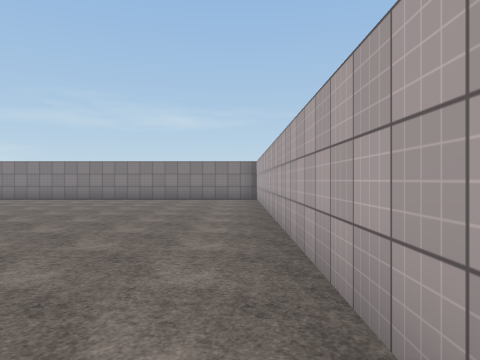
view 1 (above)

24 first-person views from a walk through a 3-D level made in the Unity game engine. The camera is 1.5 m above the floor, looks level and sees 70° across. The floor is counted in squares, 2 m on a side. Each view is taken from the middle of a square. On the plan, view 1 faces up. The plan holds only what a view shows up to about 11 squares ahead; the rest is blank. The place goes on beyond the plan. Some surface patterns are stand-ins.

view 2
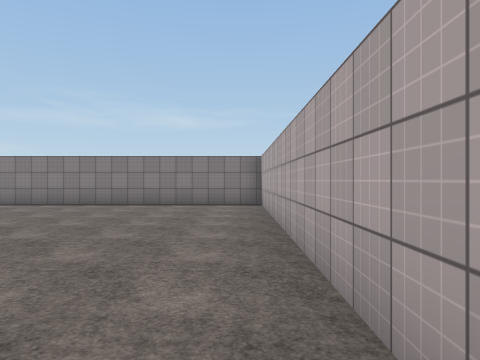

view 3
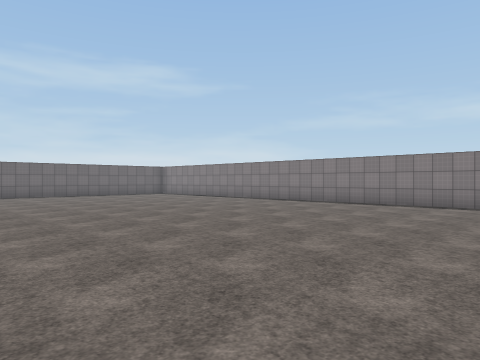

view 4
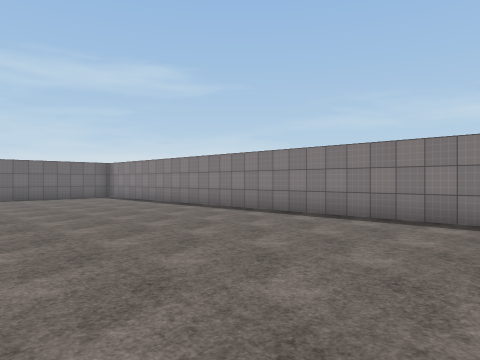

view 5
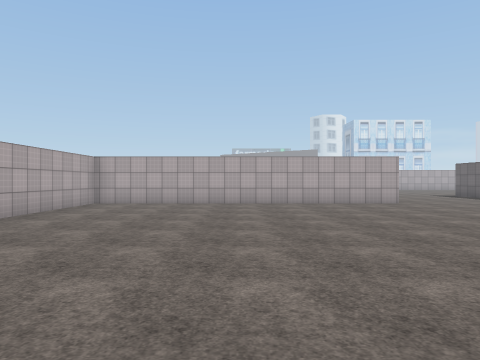

view 6
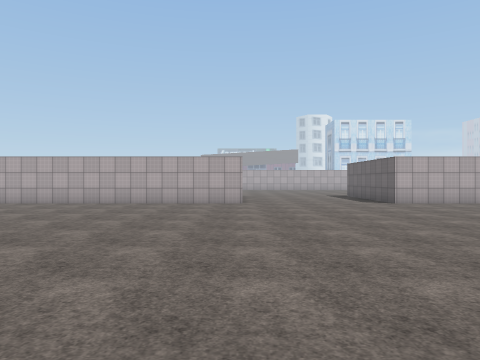

view 7
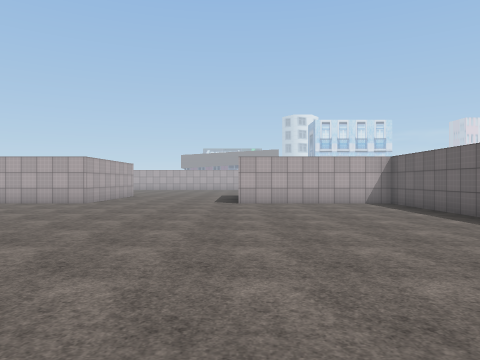

view 8
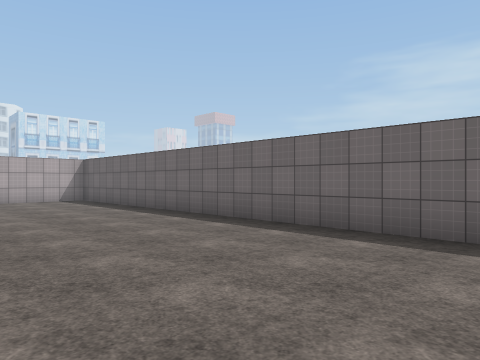

view 9
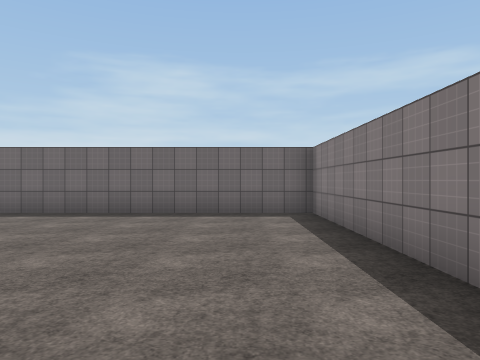

view 10
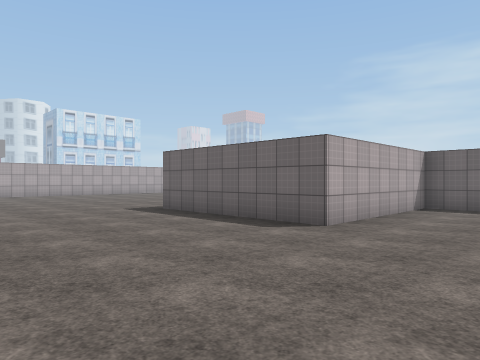

view 11
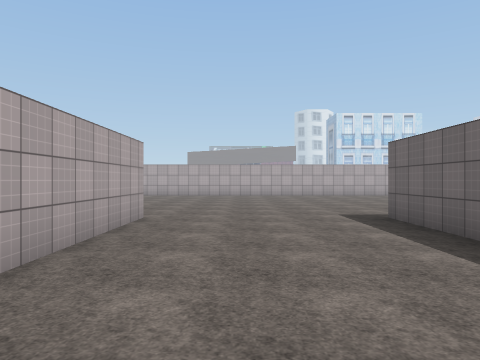

view 12
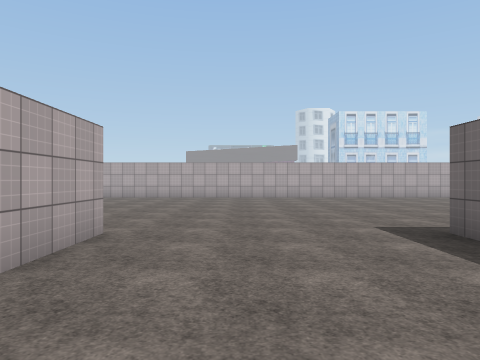

view 13
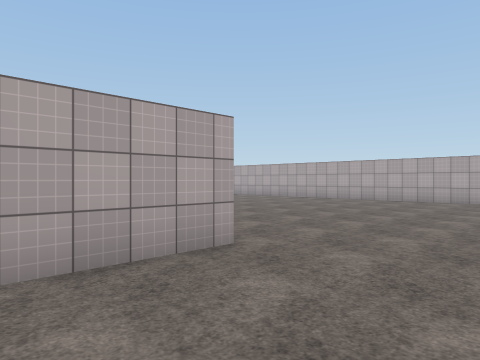

view 14
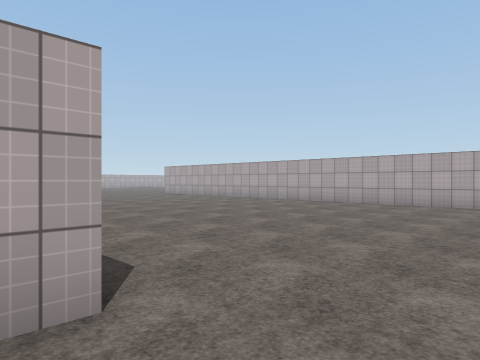

view 15
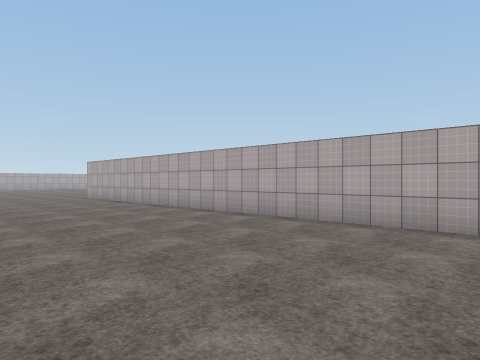

view 16
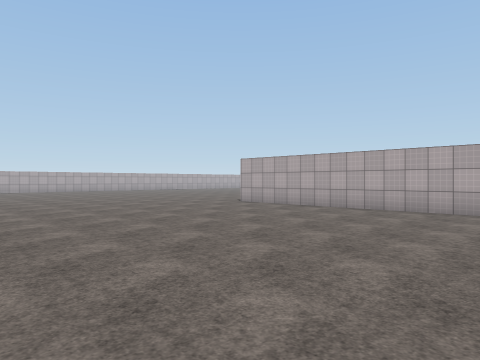

view 17
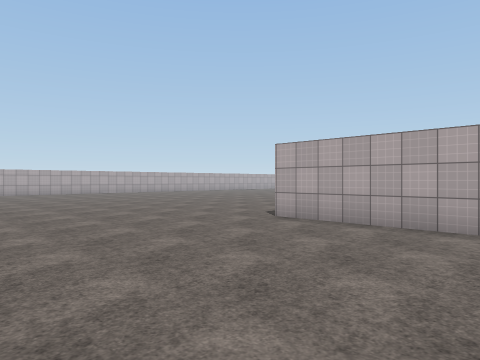

view 18
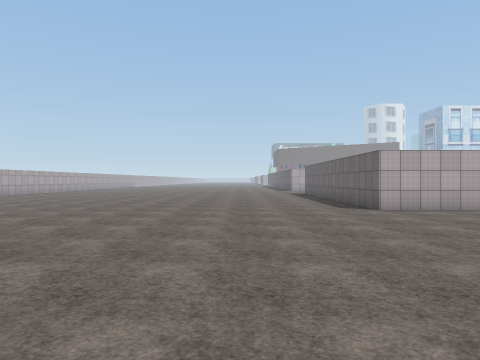

view 19
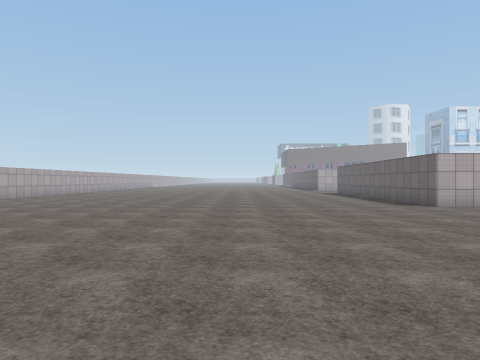

view 20
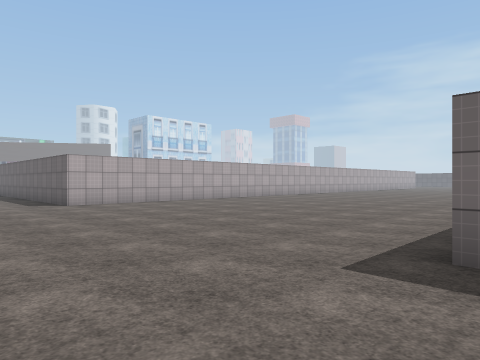

view 21
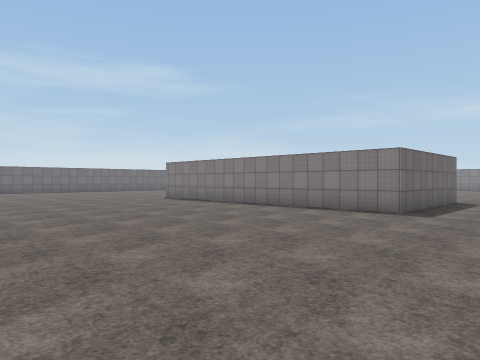

view 22
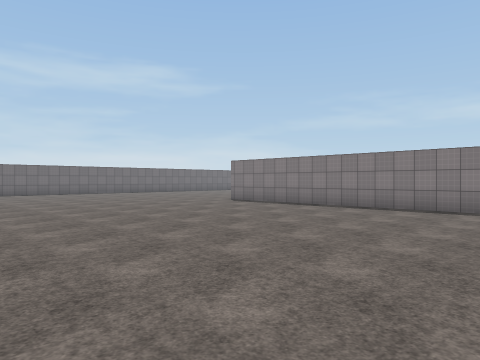

view 23
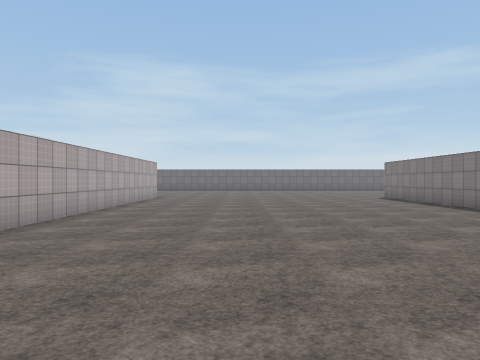

view 24
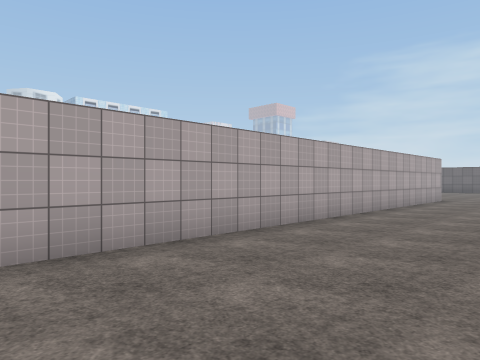

### Floor plan
Points are (right, up) in squares from view 1. A wall is a line through its corners. A room is listed if a view was taken in it or the views show most of it. See-through windows are left out.
Room 1 (views 1, 2, 3, 4, 5, 6, 7, 8, 9, 10, 11)
walls: (-9.1, -0.9) (0.7, -0.9) (0.7, 13.7) (-18.8, 13.7) (-18.8, -0.9) (-14, -0.9)
ways out: opening at (-11.5, -0.2) to room 2
Room 2 (views 12, 13, 14, 15, 16, 17, 18, 19, 20, 21, 22, 23, 24)
walls: (-9.1, -5.9) (-9.1, -0.9); (-14, -0.9) (-14, -5.8) (-20.4, -5.8); (-22.1, -15.6) (5.5, -15.6) (5.5, -18)
ways out: opening at (-11.5, -0.2) to room 1

Positions as (right, up) in squares from view 1, and headings:
1: (0, 0), facing up
2: (0, 3), facing up
3: (-2, 3), facing up-left
4: (-4, 7), facing up-left
5: (-4, 10), facing down
6: (-9, 10), facing down
7: (-14, 10), facing down
8: (-14, 12), facing down-left
9: (-11, 12), facing left
10: (-9, 2), facing down-left
11: (-11, 1), facing down
12: (-11, -1), facing down
13: (-12, -3), facing down-right
14: (-11, -5), facing down-right
15: (-9, -10), facing down-right
16: (-3, -7), facing down-right
17: (1, -10), facing down-right
18: (9, -7), facing down
19: (11, -6), facing down
20: (9, -5), facing down-left
21: (-11, -14), facing up-left
22: (-14, -15), facing up-left
23: (-9, -12), facing left
24: (-10, -12), facing down-left
